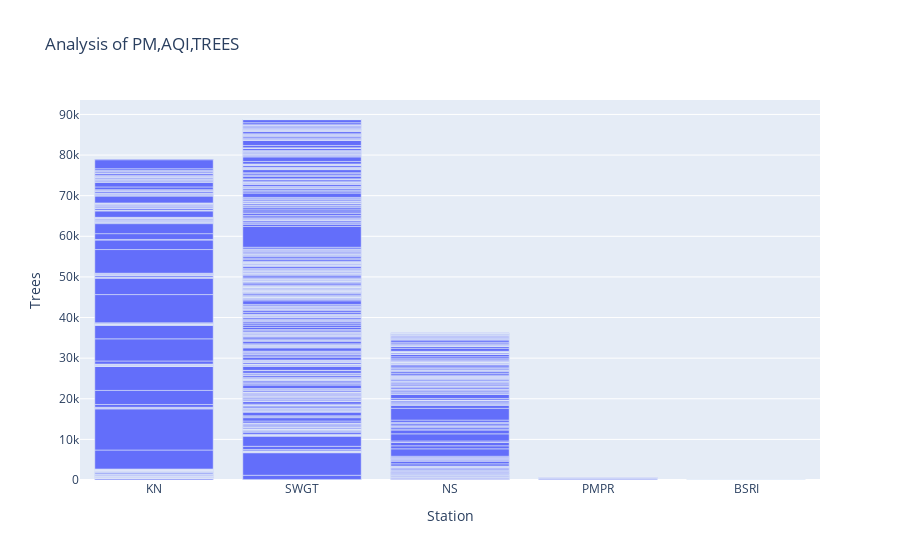

The code cell stored with this chart in its notebook:
### Code cell
visual_obj.px_bar(filter_project_data)

### Figure 1 — Plotly figure (JSON) as saved in the notebook; plotly's stock layout.template omitted (floating-point values rounded to 4 significant figures; data arrays with more than 128 entries replaced by an {"elided": "..."} marker saying what was removed)
{"data": [{"alignmentgroup": "True", "customdata": {"elided": "678x5 float values"}, "hoverlabel": {"namelength": 0}, "hovertemplate": "Station=%{x}<br>Trees=%{customdata[2]}<br>LAT=%{customdata[0]}<br>LONG=%{customdata[1]}<br>AQI=%{customdata[3]}<br>PM=%{customdata[4]}", "legendgroup": "", "marker": {"color": "#636efa"}, "name": "", "offsetgroup": "", "orientation": "v", "showlegend": false, "textposition": "auto", "type": "bar", "x": {"elided": "678 str values"}, "xaxis": "x", "y": {"elided": "678 int values"}, "yaxis": "y"}], "layout": {"barmode": "relative", "legend": {"tracegroupgap": 0}, "title": {"text": "Analysis of PM,AQI,TREES"}, "xaxis": {"anchor": "y", "domain": [0, 1], "title": {"text": "Station"}}, "yaxis": {"anchor": "x", "domain": [0, 1], "title": {"text": "Trees"}}}}
